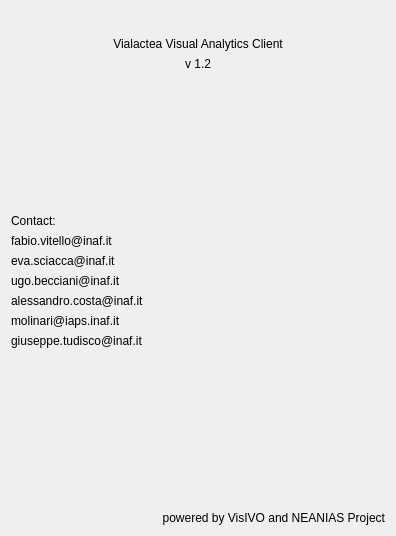
<?xml version="1.0" encoding="UTF-8"?>
<ui version="4.0">
 <class>AboutForm</class>
 <widget class="QWidget" name="AboutForm">
  <property name="geometry">
   <rect>
    <x>0</x>
    <y>0</y>
    <width>396</width>
    <height>536</height>
   </rect>
  </property>
  <property name="windowTitle">
   <string>About</string>
  </property>
  <layout class="QVBoxLayout" name="verticalLayout">
   <item>
    <layout class="QHBoxLayout" name="horizontalLayout">
     <item>
      <spacer name="horizontalSpacer">
       <property name="orientation">
        <enum>Qt::Horizontal</enum>
       </property>
       <property name="sizeHint" stdset="0">
        <size>
         <width>40</width>
         <height>20</height>
        </size>
       </property>
      </spacer>
     </item>
     <item>
      <widget class="QLabel" name="label_2">
       <property name="maximumSize">
        <size>
         <width>92</width>
         <height>100</height>
        </size>
       </property>
       <property name="text">
        <string/>
       </property>
       <property name="pixmap">
        <pixmap resource="../visivo.qrc">:/icons/logo3b_vl.jpg</pixmap>
       </property>
       <property name="scaledContents">
        <bool>true</bool>
       </property>
      </widget>
     </item>
     <item>
      <spacer name="horizontalSpacer_2">
       <property name="orientation">
        <enum>Qt::Horizontal</enum>
       </property>
       <property name="sizeHint" stdset="0">
        <size>
         <width>40</width>
         <height>20</height>
        </size>
       </property>
      </spacer>
     </item>
    </layout>
   </item>
   <item>
    <widget class="QLabel" name="label">
     <property name="text">
      <string>Vialactea Visual Analytics Client</string>
     </property>
     <property name="alignment">
      <set>Qt::AlignCenter</set>
     </property>
    </widget>
   </item>
   <item>
    <widget class="QLabel" name="label_3">
     <property name="text">
      <string>v 1.2</string>
     </property>
     <property name="alignment">
      <set>Qt::AlignCenter</set>
     </property>
    </widget>
   </item>
   <item>
    <spacer name="verticalSpacer">
     <property name="orientation">
      <enum>Qt::Vertical</enum>
     </property>
     <property name="sizeHint" stdset="0">
      <size>
       <width>20</width>
       <height>40</height>
      </size>
     </property>
    </spacer>
   </item>
   <item>
    <layout class="QHBoxLayout" name="horizontalLayout_2">
     <item>
      <layout class="QVBoxLayout" name="verticalLayout_3">
       <item>
        <widget class="QLabel" name="label_7">
         <property name="text">
          <string>Contact:</string>
         </property>
        </widget>
       </item>
       <item>
        <widget class="QLabel" name="label_5">
         <property name="text">
          <string>fabio.vitello@inaf.it</string>
         </property>
         <property name="alignment">
          <set>Qt::AlignLeading|Qt::AlignLeft|Qt::AlignVCenter</set>
         </property>
        </widget>
       </item>
       <item>
        <widget class="QLabel" name="label_10">
         <property name="text">
          <string>eva.sciacca@inaf.it</string>
         </property>
        </widget>
       </item>
       <item>
        <widget class="QLabel" name="label_8">
         <property name="text">
          <string>ugo.becciani@inaf.it</string>
         </property>
        </widget>
       </item>
       <item>
        <widget class="QLabel" name="label_9">
         <property name="text">
          <string>alessandro.costa@inaf.it</string>
         </property>
        </widget>
       </item>
       <item>
        <widget class="QLabel" name="label_11">
         <property name="text">
          <string>molinari@iaps.inaf.it </string>
         </property>
        </widget>
       </item>
       <item>
        <widget class="QLabel" name="label_13">
         <property name="text">
          <string>giuseppe.tudisco@inaf.it</string>
         </property>
        </widget>
       </item>
      </layout>
     </item>
    </layout>
   </item>
   <item>
    <spacer name="verticalSpacer_2">
     <property name="orientation">
      <enum>Qt::Vertical</enum>
     </property>
     <property name="sizeHint" stdset="0">
      <size>
       <width>20</width>
       <height>20</height>
      </size>
     </property>
    </spacer>
   </item>
   <item>
    <layout class="QVBoxLayout" name="verticalLayout_4">
     <item>
      <layout class="QHBoxLayout" name="horizontalLayout_4">
       <item>
        <widget class="QLabel" name="label_6">
         <property name="maximumSize">
          <size>
           <width>16777215</width>
           <height>76</height>
          </size>
         </property>
         <property name="text">
          <string/>
         </property>
         <property name="pixmap">
          <pixmap resource="../visivo.qrc">:/icons/visivo.png</pixmap>
         </property>
         <property name="scaledContents">
          <bool>true</bool>
         </property>
        </widget>
       </item>
       <item>
        <widget class="QLabel" name="label_12">
         <property name="pixmap">
          <pixmap resource="../visivo.qrc">:/icons/NEANIAS.jpg</pixmap>
         </property>
        </widget>
       </item>
      </layout>
     </item>
     <item>
      <widget class="QLabel" name="label_4">
       <property name="text">
        <string>powered by VisIVO and NEANIAS Project</string>
       </property>
       <property name="alignment">
        <set>Qt::AlignRight|Qt::AlignTrailing|Qt::AlignVCenter</set>
       </property>
      </widget>
     </item>
    </layout>
   </item>
  </layout>
 </widget>
 <resources>
  <include location="../visivo.qrc"/>
 </resources>
 <connections/>
</ui>
